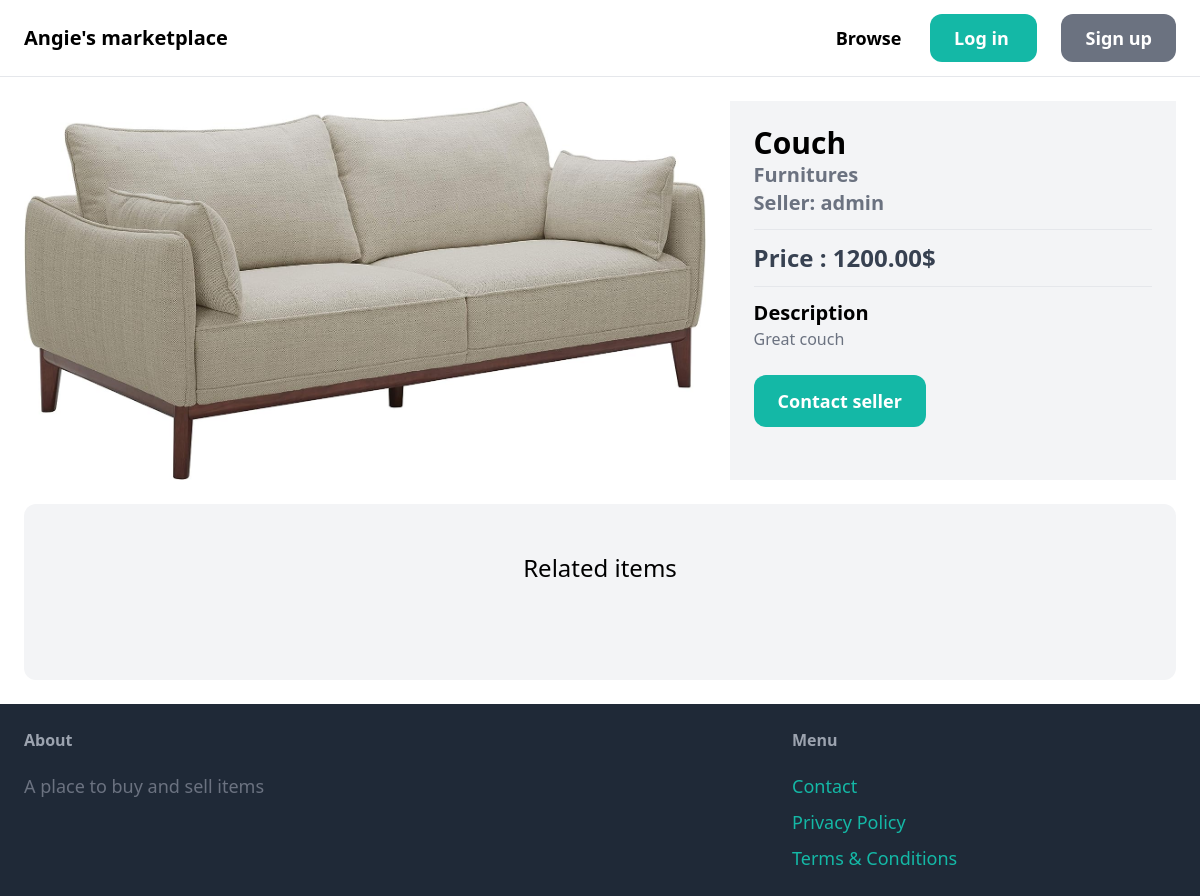
Before: /items/4/ with the older database file.
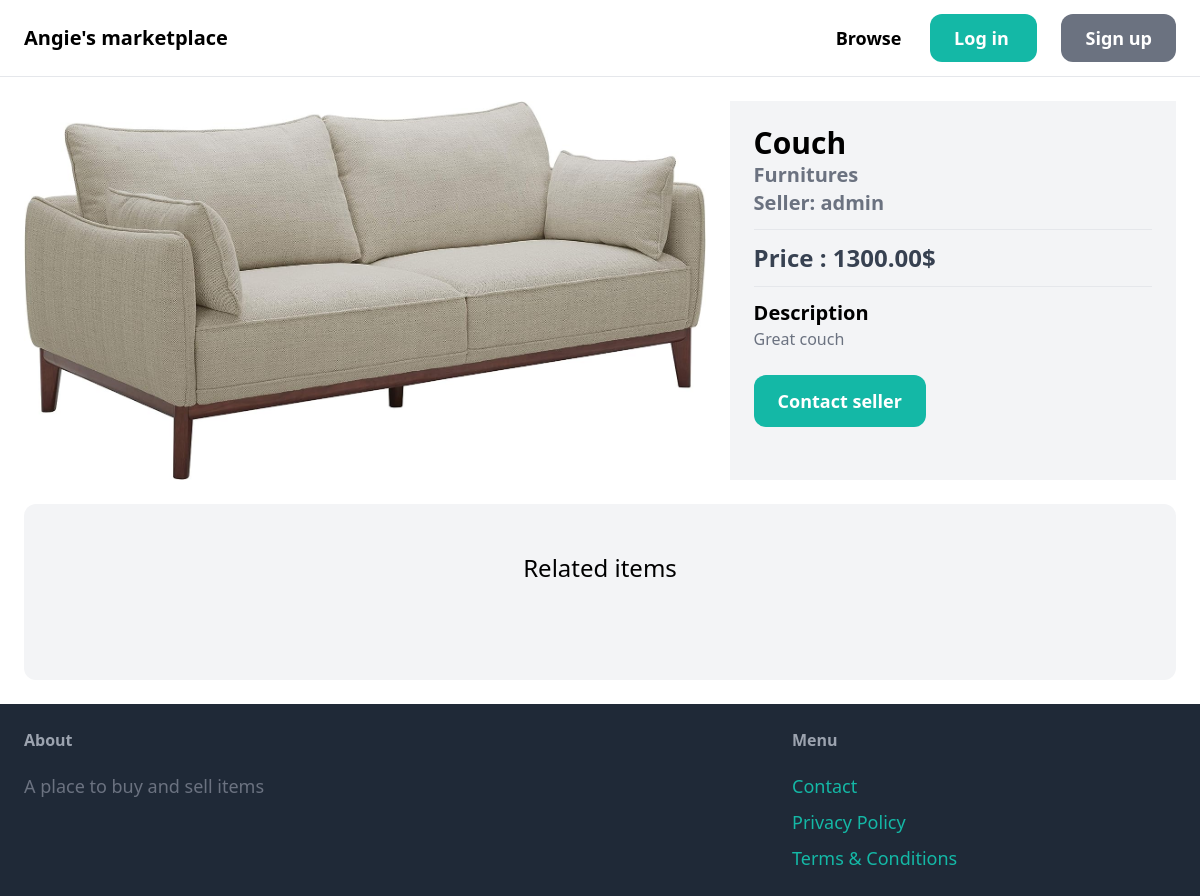
After: the same page with the newer database file.
### item/models.py (models this page shows, shortened)
class Item(models.Model):
    name = models.CharField(max_length=255)
    description = models.TextField(blank=True, null=True)
    price = models.DecimalField(max_digits=8, decimal_places=2)
    is_sold = models.BooleanField(default=False)
    image = models.ImageField(upload_to='item_images', blank=True, null=True)
    created_by = models.ForeignKey(User, on_delete=models.CASCADE)
    created_at = models.DateTimeField(auto_now_add=True)
    category = models.ForeignKey(Category, related_name='items', on_delete=models.CASCADE)
    class Meta:
        ordering = ['name']

class Category(models.Model):
    name = models.CharField(max_length=255)
    class Meta:
        ordering = ['name']
        verbose_name_plural = 'Categories'
    def __str__(self):
        return self.name

### item/views.py (the view)
# urls.py: path('<int:pk>/', views.detail, name='detail'),
def detail(request, pk):
    item = get_object_or_404(Item, pk=pk)
    related_items = Item.objects.filter(category=item.category, is_sold=False).exclude(pk=item.pk)[:3]
    return render(request, 'item/detail.html', {
        'item': item,
        'related_items': related_items,
    })

### item/templates/item/detail.html (shortened to what this page needs)
{% extends 'core/base.html'%}
{% block content %}
    <div class="grid grid-cols-5 gap-6">
        <div class="col-span-3">
            <img src="{{ item.image.url }}" alt="{{ item.name }}" class="w-full">
        </div>
        <div class="col-span-2 p-6 bg-gray-100 rounnded-xl">
            <h1 class="text-3xl font-bold">{{ item.name }}</h1>
            <p class="text-xl font-semibold text-gray-500">{{ item.category }}</p>
            {% if request.user != item.created_by %}
              <p class="text-xl font-semibold text-gray-500">Seller: {{ item.created_by }}</p>
            {% endif %}
            <hr class="my-3">
            <p class="text-2xl font-bold text-gray-700">Price : {{ item.price }}$</p>
            <hr class="my-3">
            {% if item.description%}
              <h2 class="text-xl font-bold">Description</h2>
              <p class="text-gray-500">{{ item.description }}</p>
            {% endif %}
            {% if request.user != item.created_by %}
            <a href="{% url 'conversation:new' item.id %}" class="inline-block px-6 py-3 mt-6 text-lg font-semibold text-white bg-teal-500 rounded-xl hover:bg-teal-700">Contact seller</a>
            {% endif %}
          </div>
    </div>
        <div class="mt-6 px-6 py-12 bg-gray-100 rounded-xl">
          <h2 class="mb-12 text-2xl text-center">Related items</h2>
        </div>
{% endblock %}

Changed rows visible on the page:
changed Item "Couch": price "1200.00" → "1300.00"
